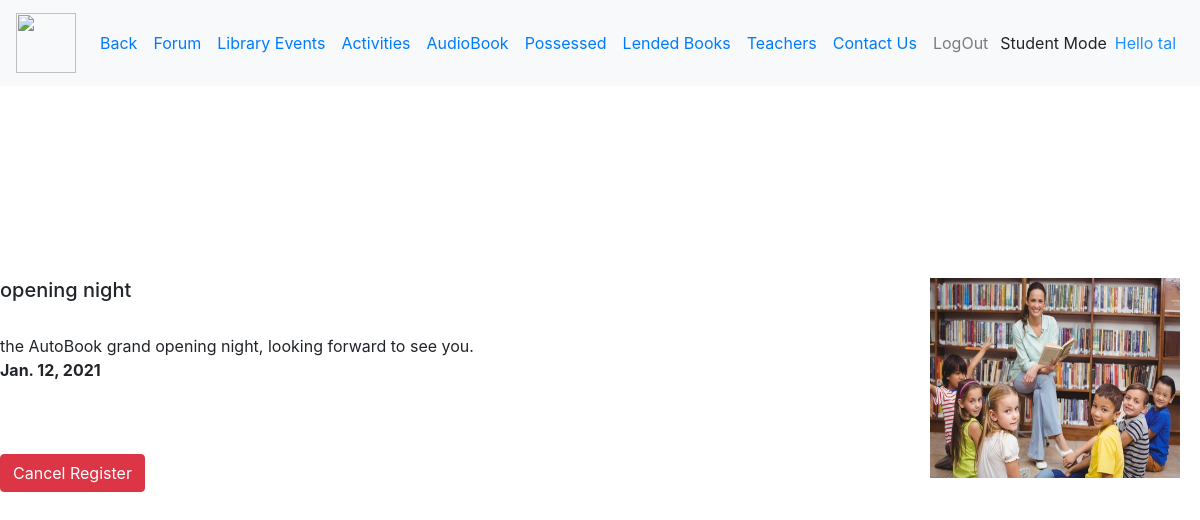
The page /Me/Student/Events/5/ (signed in) on the database its author committed.
### homepage/models.py (models this page shows, shortened)
class Event (models.Model):
    title = models.CharField(max_length=150)
    text = models.TextField(max_length=500)
    image = models.ImageField(upload_to='home/images', default='home/images/defult2.jpg')
    date = models.DateField()
    link = models.URLField(max_length=200,null=True,default=None,blank=True)
    registerstudent = models.ManyToManyField(Student, blank=True)

### mepage/views.py (the view, shortened to what this page needs)
# urls.py: path('Student/Events/<int:event_id>/', views.registerEvents, name="registerEvent"),
@user_passes_test(is_student)
def registerEvents(request, event_id):
    event = get_object_or_404(Event, pk=event_id)
    return render(request, 'mepage/student/registerEvent.html', {"event": event})

### mepage/views.py (called while the page is built)
def is_student(user):
    try:
        return user.is_authenticated and user.student is not None
    except Student.DoesNotExist:
        return False

### book_catalog/templates/mepage/student/registerEvent.html (shortened to what this page needs)
{% extends "mepage/student/stylestudent.html" %}
{% block content %}
<tr>
        {% if event.link != None %}
			</tr><br><br><br><br><br><br><br><br>
    <td>
        <td><tr align="left"><a href={{ event.link }} target="_blank"><img src="{{ event.image.url }}" height="200" width="250" align="right" hspace="20"></a></tr></td>
        {% else %}
    </tr><br><br><br><br><br><br><br><br>
    <td>
			<td><tr align="left"><img src="{{ event.image.url }}" height="200" width="250" align="right" hspace="20"></tr></td>
		{% endif %}
			<td><tr align="right" width="1000"><h5>{{ event.title }}</h5><br>{{ event.text }}</tr></td>
	</td>
       <br>
       <b>{{ event.date }}</b>
    <br>
    <br>
    <br>
    <br>
    {% if request.user.student not in event.registerstudent.all %}
     <form method="POST" action="{% url 'registerEvent' event.id %}">
                        {% csrf_token %}
         <button class="btn btn-success" name="register" onclick="myFunction()" type="submit">Register</button>
       </form>
    {% else %}
        <form method="POST" action="{% url 'registerEvent' event.id %}">
        <button class="btn btn-danger" name="cancelled" onclick="myFunction()" type="submit">Cancel Register</button>
</form>
    {% endif %}
    <br>
    <br>
    <br>
    <br>
    <br>
    <br>
{% endblock %}

### book_catalog/templates/mepage/student/stylestudent.html (shortened to what this page needs)
<!doctype html>
<html lang="en">
  <head>
<link rel="stylesheet" href="https://cdn.jsdelivr.net/npm/bootstrap@4.5.3/dist/css/bootstrap.min.css">
  </head>
<nav class="navbar navbar-expand-lg navbar-light bg-light sticky-top">
    {% load static %}
<a class="navbar-brand" href="{% url "homepage" %}"><img src="{% static 'book_catalog/defult.png' %}" height="60" width="60" href="{% url "homepage" %}"></a>
  <div class="collapse navbar-collapse" id="navbarSupportedContent">
    <ul class="navbar-nav mr-auto">
      <li class="nav-item active">
        <a class="nav-link text-primary" href="{% url "homepage" %}">Back <span class="sr-only" href="{% url "homepage" %}">home</span></a>
      </li>
      <li class="nav-item"  href="{% url "mestudent" %}">
        <a class="nav-link text-primary text size-12" href="{% url "Forum" %}">Forum</a>
      </li>
      <li class="nav-item" href="{% url "mestudentevents" %}">
        <a class="nav-link text-primary" href="{% url 'mestudentevents' %}">Library Events</a>
      </li>
    <li class="nav-item" href="{% url "activity" %}">
        <a class="nav-link text-primary" href="{% url 'activity' %}">Activities</a>
      </li>
    <li class="nav-item" href="{% url "audobooks" %}">
        <a class="nav-link text-primary" href="{% url 'audobooks' %}">AudioBook</a>
      </li>
        {% if user.is_authenticated %}
            <li class="nav-item"  href="{% url "mestudentpossesses" %}">
        <a class="nav-link text-primary text size-12" href="{% url "mestudentpossesses" %}">Possessed</a>
      </li>
            <li class="nav-item" href="{% url "melendedbooks" %}">
        <a class="nav-link text-primary" href="{% url 'melendedbooks' %}">Lended Books</a>
      </li>
            <li class="nav-item" href="{% url "teachers" %}">
        <a class="nav-link text-primary" href="{% url 'teachers' %}">Teachers</a>
      </li>
            <li class="nav-item" href="{% url "contact" %}">
        <a class="nav-link text-primary" href="{% url 'contact' %}">Contact Us</a>
      </li>
            <li class="nav-item"  href="{% url "logoutuser" %}">
        <a href="#" onclick="$('#signOutBtn').click()" class="nav-link">LogOut</a>
      </li>
        {% endif %}
     </ul>
  <form class="form-inline">
     {% if user.student %}
          <h7 style="text-align:center">Student Mode </h7> &ensp;
      {% elif user.adult %}
      <h7 style="text-align:center">Adult Mode </h7> &ensp;
      {% elif user.superuser %}
      <h7 style="text-align:center">Admin Mode </h7> &ensp;
{% endif %}
      </form>
  <form class="form-inline">
      {% if user.is_authenticated %}
          <h7 style="color: dodgerblue">Hello {{ user.username }} </h7> &ensp;
{% endif %}
  </form>
  </div>
</nav>
{%  block content %}{% endblock %}
</html>

### rows shown on the page
Event: image (picture), title "opening night", text "the AutoBook grand opening night, looking forward to see you.", date "Jan. 12, 2021"

### other values the page prints
{{ user.username }} "tal"
